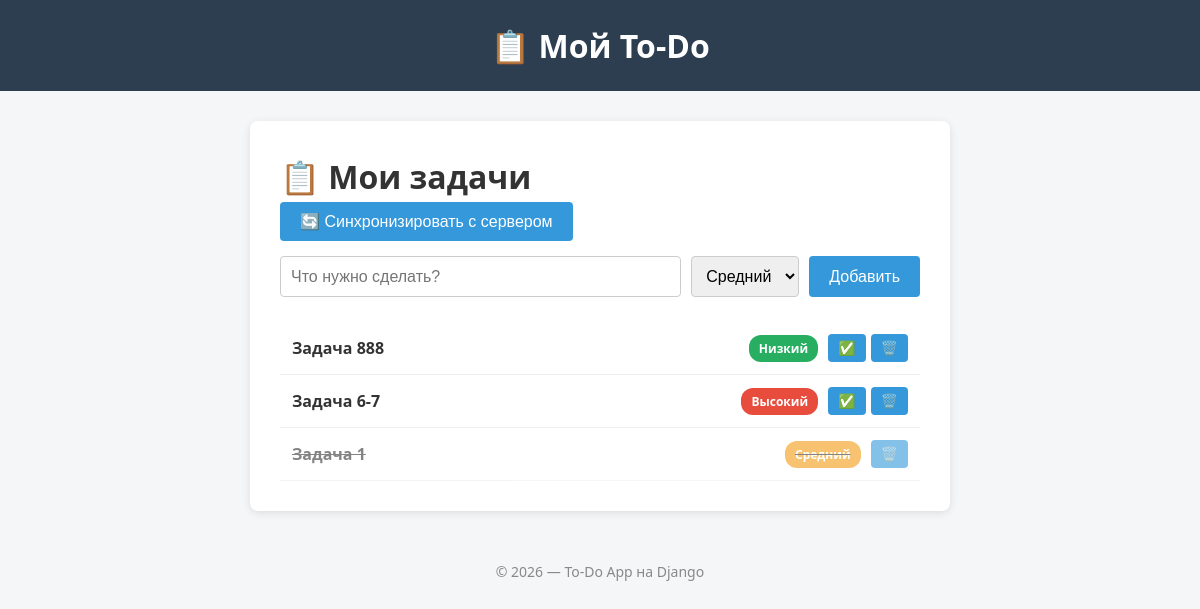
The app's page /, older data.
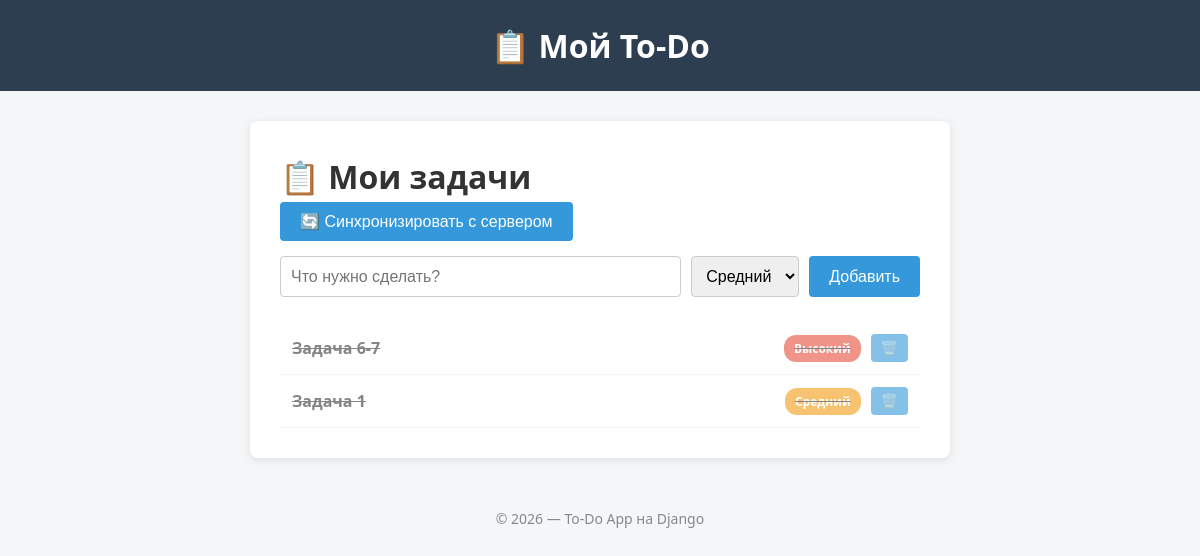
The same page, newer data.
### tasks/models.py (models this page shows, shortened)
class Task(models.Model):
    PRIORITY_CHOICES = [
        ("Высокий", "Высокий"),
        ("Средний", "Средний"),
        ("Низкий", "Низкий"),
    ]
    title = models.CharField(max_length=200, verbose_name="Название")
    priority = models.CharField(max_length=20,
                                choices=PRIORITY_CHOICES,
                                default="Средний",
                                verbose_name="Приоритет")
    done = models.BooleanField(default=False, verbose_name="Выполнено")
    synced = models.BooleanField(default=False, verbose_name="Синхронизированно")
    created_at = models.DateTimeField(auto_now_add=True, verbose_name="Создано")
    class Meta:
        verbose_name="Задача"
        verbose_name_plural = "Задача"
        ordering = ["-created_at"]

### tasks/views.py (the view)
# urls.py: path("", views.task_list, name="task_list"),
def task_list(request):
    tasks = Task.objects.all()
    return render(request, "tasks/index.html", {"tasks": tasks})

### tasks/templates/tasks/index.html (shortened to what this page needs)
{% extends "tasks/base.html" %}
{% block content %}
    <h1>📋 Мои задачи</h1>
    <form action="{% url 'sync_tasks' %}" method="POST" style="margin-bottom: 15px;">
        <button type = "submit">🔄 Синхронизировать с сервером</button>
    </form>
    <form class="add-form" action="{% url 'add_task' %}" method="POST">
        <input type="text" name="title" placeholder="Что нужно сделать?" required>
        <select name="priority">
            <option value="Средний" selected>Средний</option>
        </select>
        <button type="submit">Добавить</button>
    </form>
    {% if tasks %}
        <ul class="task-list">
            {% for task in tasks %}
                <li class="task-item {% if task.done %}done{% endif %}">
                    <span class="task-title">{{ task.title }}</span>
                    {% if task.priority == "Высокий" %}
                        <span class = "badge high">Высокий</span>
                    {% elif task.priority == "Средний" %}
                        <span class = "badge medium">Средний</span>
                    {% else %}
                        <span class = "badge low">Низкий</span>
                    {% endif %}
                    <div class = "task-actions">
                    {% if not task.done %}
                        <form action="{% url 'complete_task' task.id %}" method="POST" style="display:inline;">
                            <button type="submit">✅</button>
                        </form>
                    {% endif %}
                    <form action="{% url 'delete_task' task.id %}" method="POST" style="display:inline;">
                        <button tupe="submit">🗑️</button>
                    </form>
                </div>
            </li>
        {% endfor %}
    </ul>
{% else %}
    <p>Список задач пуст.</p>
{% endif %}
{% endblock%}

### tasks/templates/tasks/base.html (shortened to what this page needs)
{% load static %}
<!DOCTYPE html>
<html lang="ru">
<head>
    <link rel="stylesheet" href="{% static 'tasks/style.css' %}">
</head>
<body>
    <header>
        <h1>📋 Мой To-Do</h1>
    </header>
    <main>
        {% block content %}{% endblock %}
    </main>
    <footer>
        <p>© 2026 — To-Do App на Django</p>
    </footer>
</body>
</html>

### tasks/static/tasks/style.css (style rules this page uses)
* { box-sizing: border-box; margin: 0; padding: 0; }
body { font-family: 'Segoe UI', Arial, sans-serif; background: #f4f6f8; color: #333; line-height: 1.6; }
header { background: #2c3e50; color: white; padding: 20px; text-align: center; }
main { max-width: 700px; margin: 30px auto; background: white; padding: 30px; border-radius: 8px; box-shadow: 0 2px 8px rgba(0, 0, 0, 0.1); }
form.add-form { display: flex; gap: 10px; margin-bottom: 25px; flex-wrap: wrap; }
form.add-form input[type="text"] { flex: 1; min-width: 200px; padding: 10px; border: 1px solid #ccc; border-radius: 4px; font-size: 16px; }
form.add-form select { padding: 10px; border: 1px solid #ccc; border-radius: 4px; font-size: 16px; }
button { background: #3498db; color: white; border: none; padding: 10px 20px; border-radius: 4px; cursor: pointer; font-size: 16px; transition: background 0.2s; }
ul.task-list { list-style: none; }
li.task-item { display: flex; align-items: center; gap: 10px; padding: 12px; border-bottom: 1px solid #eee; flex-wrap: wrap; }
li.task-item.done { opacity: 0.6; text-decoration: line-through; }
.task-title { font-weight: 600; flex: 1; }
.badge { padding: 4px 10px; border-radius: 12px; font-size: 12px; font-weight: 600; color: white; }
.badge.high { background: #e74c3c; }
.badge.medium { background: #f39c12; }
.task-actions { display: flex; gap: 5px; }
.task-actions form { display: inline; }
.task-actions button { padding: 6px 10px; font-size: 14px; }
footer { text-align: center; padding: 20px; color: #888; font-size: 14px; }

Row changes from the older to the newer data that the page shows:
removed Task: title "Задача 888", priority "Низкий", done False (drawn)
changed Task "Задача 6-7": no longer shows "✅"
